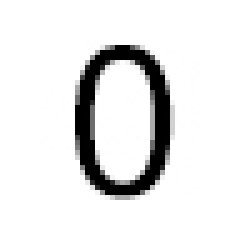
#> input picture AbecedariosOriginal/1/03.jpg, 50 x 50 px, found by its file name (shown 5 times larger)
$ python GenerarDataSetLetrasNegro.py
#> lines starting #> are read from the running program, lines starting #| are printed output that depends on the picture; after the words box and inside, x2 and y2 are one past the last pixel; in counts of white or black regions, pixels touching at a corner belong together
#!/usr/bin/env python
# coding: utf-8

# In[1]:

#IMPORTACIONES NECESARIAS
import cv2 as cv
import math
import numpy as np


# In[2]:

# FUNCIÓN IMAGENES, NOS PERMITE GIRAR, TRANSLADAR Y GUARDAR LAS IMAGENES GENERADAS
def Imagenes(Img, General, ejex, ejey):

    #ESTABLECEMOS RUTA DE IMAGEN Y SE LEVANTA
#> called with Img = '0\\03.jpg', General = '0\\0 (', ejex = 0, ejey = 1
    img1 = cv.imread('C:\\Users\\gilba\\Desktop\\IA\\DataSet\\'+str(Img))
#> img1 is the input picture: shape (50, 50, 3); min 0, max 255, mean 231.2

    #ELIMINAMOS RUIDO DE LA IMAGEN CON FUNCION GAUSSIANBLUR
    #PRIMER PARAMETRO IMAGEN A LIMPIAR
    #SEGUNDO PARAMETRO TAMANIO DE KERNEL, EN ESTE CASO 5 X 5 PX SOLO QUEREMOS ELIMIANR RUIDO NO QUEREMOS VERLA BORROSA
    #TERCER PARAMETEO ESPECIFICA LOS LIMITES DE LA IMAGEN
    gaussiana = cv.GaussianBlur(img1, (5,5), 0)
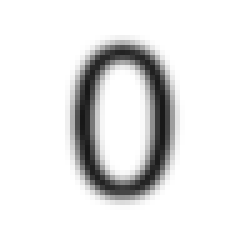
#> gaussiana: shape (50, 50, 3) (shown 5 times larger); min 23, max 255, mean 231.3

    #CONVERTIMOS DE RGB A GRISES
    #PRIMER PARAMETRO IMAGEN A CONVERTIR
    #SEGUNDO PARAMETRO DE QUE ESCALA A QUE ESCALA
    imageOut = cv.cvtColor(gaussiana, cv.COLOR_BGR2GRAY)

    ancho = img1.shape[0]
#> ancho = 50
    alto = img1.shape[1]
#> alto = 50

    ##APLICAMOS FILTRO BLANCO Y NEGRO PARA BINARIZAR LA LETRA Y ELIMINAR RUIDO
    #MIDE FILAS Y COLUMNAS DE LA IMAGEN
    for x in range(imageOut.shape [0]):
        for y in range (imageOut.shape[1]):
            if imageOut[x,y] < 150:
                imageOut[x,y] =  255 #PONE EL PIXEL EN BLANCO
            else:
                imageOut[x,y] = 0 #SINO LO PONE NEGRO
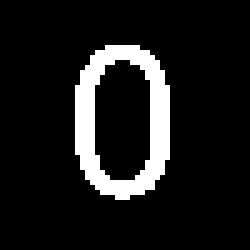
#> imageOut: shape (50, 50) (shown 5 times larger); 10.6% white; 1 white region, box (x1, y1, x2, y2) and area: (15, 9, 34, 40) 266

    #GENERAMOS LA MATRIZ DE TRANSFORMACION DE LA IMAGEN, PARA TRANSLADARLA
    M= np.float32([[1,0,ejex], [0,1,ejey]])
    #WARPAFFINE TRANSLADO POR MEDIO DE OPERACIONES MATRICIALES
    #PRIMER PARAMETRO LA IMAGEN A MODIFICAR
    #SEGUNDO PARAMATRO MATRIZ TRANSFORMADA
    #TERCER PARAMETRO ANCHO Y ALTO DE LA IMGEN
    img = cv.warpAffine(imageOut, M, (ancho, alto))
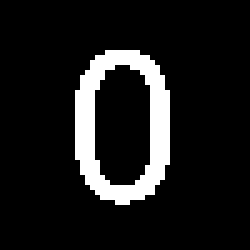
#> img: shape (50, 50) (shown 5 times larger); 10.6% white; 1 white region, box (x1, y1, x2, y2) and area: (15, 10, 34, 41) 266

    #DATOS DE IMAGEN
    h,w = img.shape[:2] #SACAMOS ALTURA Y ANCHURA DE LA IMAGEN HEIGTH, WEIGHT
#> h = 50; w = 50
    imgz = np.zeros((h*2, w*2), dtype = 'uint8') #FUNCION NUMPY ZEROS SIRVE PARA CREAR UNA MATRIZ DE CEROS


    ##CONTADOR DE GUARDADO Y GRADOS DE INCLINACION DE IMAGEN
    num_img = -90


    ## GIRAMOS LA IMAGEN
    ## GIRA LA LETRA - GIRO A MANECILLAS DEL RELOJ
    ##              + GIRO EN CONTRA DE MANECILLAS
    while(num_img != 91):
        #GIRAMOS LA IMAGEN CON LA FUNCION GETROTATION
        #PRIMER PARAMETRO NOS SIRVE PARA CENTRAR LA IMAGEN
        #SEGUNDO PARAMETRO GRADO DE GIRO
        #TERCER PARAMETRO FACTOR ESCALA
        mw = cv.getRotationMatrix2D( (h//2, w//2), num_img, 1 )
        #DEFINIMOS IMAGEN DE SALIDA, AFINAMOS CON WARPAFFINE
        #PRIMER PARAMETRO IMAGEN A MODIFICAR
        #SEGUNDO PARAMETRO LA MATRIZ TRANSFORMADA
        #TERCER PARAMETRO TAMANIO DE LA IMAGEN DE SALIDA
        imgz = cv.warpAffine(img,mw,(h,w))
        numero = num_img +650
        ruta = 'C:\\Users\\gilba\\Desktop\\IA\\DataSet\\'+str(General)+str(ejex)+'_'+str(ejey)+'_'+ str(numero)+').jpg'
        cv.imwrite(ruta, imgz)
        num_img += 1
#> this loop made 181 passes
#> pass 1, in Imagenes, `imgz = cv.warpAffine(img,mw,(h,w))`:
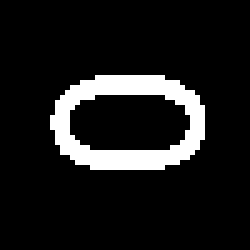
#> imgz: shape (50, 50) (shown 5 times larger); 10.6% white; 1 white region, box (x1, y1, x2, y2) and area: (10, 15, 41, 34) 266
#> pass 2, in Imagenes, `imgz = cv.warpAffine(img,mw,(h,w))`:
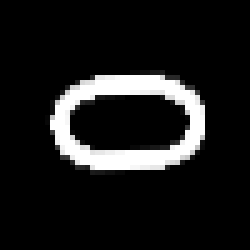
#> imgz: shape (50, 50) (shown 5 times larger); min 0, max 255, mean 27.1
#> pass 3, in Imagenes, `imgz = cv.warpAffine(img,mw,(h,w))`:
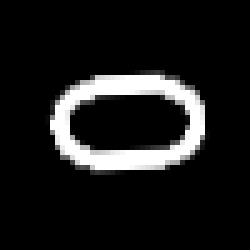
#> imgz: shape (50, 50) (shown 5 times larger); min 0, max 255, mean 27.1
#> after the loop, num_img = 91


# In[3]:


#ESTABLECEMOS LA RUTA GENERAL DE LA CARPETA
General = [
    "0\\0 (","1\\1 (","2\\2 (","3\\3 (","4\\4 (","5\\5 (","6\\6 (","7\\7 (","8\\8 (","9\\9 (","AMayus\\A (","aMinus\\a (",
    "BMayus\\B (","bMinus\\b (","CMayus\\C (","cMinus\\c (","DMayus\\D (","dMinus\\d (","EMayus\\E (","eMinus\\e (","FMayus\\F (","fMinus\\f (","GMayus\\G (","gMinus\\g (",
    "HMayus\\H (","hMinus\\h (","IMayus\\I (","iMinus\\i (","JMayus\\J (","jMinus\\j (","KMayus\\K (","kMinus\\k (","LMayus\\L (","lMinus\\l (","MMayus\\M (","mMinus\\m (",
    "NMayus\\N (","nMinus\\n (","NNMayus\\NN (","nnMinus\\nn (","OMayus\\O (","oMinus\\o (","PMayus\\P (","pMinus\\p (","QMayus\\Q (","qMinus\\q (","RMayus\\R (","rMinus\\r (",
    "SMayus\\S (","sMinus\\s (","TMayus\\T (","tMinus\\t (","UMayus\\U (","uMinus\\u (","VMayus\\V (","vMinus\\v (","WMayus\\W (","wMinus\\w (","XMayus\\X (","xMinus\\x (",
    "YMayus\\Y (","yMinus\\y (","ZMayus\\Z (","zMinus\\z ("
]

#ESTABLECEMOS LA RUTA GENERAL DE LA IMAGEN
Img = [
    "0\\03.jpg","1\\13.jpg","2\\23.jpg","3\\33.jpg","4\\43.jpg","5\\53.jpg","6\\63.jpg","7\\73.jpg","8\\83.jpg","9\\93.jpg","AMayus\\A3.jpg","aMinus\\a3.jpg",
    "BMayus\\B3.jpg","bMinus\\b3.jpg","CMayus\\C3.jpg","cMinus\\c3.jpg","DMayus\\D3.jpg","dMinus\\d3.jpg","EMayus\\E3.jpg","eMinus\\e3.jpg","FMayus\\F3.jpg","fMinus\\f3.jpg","GMayus\\G3.jpg","gMinus\\g3.jpg",
    "HMayus\\H3.jpg","hMinus\\h3.jpg","IMayus\\I3.jpg","iMinus\\i3.jpg","JMayus\\J3.jpg","jMinus\\j3.jpg","KMayus\\K3.jpg","kMinus\\k3.jpg","LMayus\\L3.jpg","lMinus\\l3.jpg","MMayus\\M3.jpg","mMinus\\m3.jpg",
    "NMayus\\N3.jpg","nMinus\\n3.jpg","NNMayus\\NN3.jpg","nnMinus\\nn3.jpg","OMayus\\O3.jpg","oMinus\\o3.jpg","PMayus\\P3.jpg","pMinus\\p3.jpg","QMayus\\Q3.jpg","qMinus\\q3.jpg","RMayus\\R3.jpg","rMinus\\r3.jpg",
    "SMayus\\S3.jpg","sMinus\\s3.jpg","TMayus\\T3.jpg","tMinus\\t3.jpg","UMayus\\U3.jpg","uMinus\\u3.jpg","VMayus\\V3.jpg","vMinus\\v3.jpg","WMayus\\W3.jpg","wMinus\\w3.jpg","XMayus\\X3.jpg","xMinus\\x3.jpg",
    "YMayus\\Y3.jpg","yMinus\\y3.jpg","ZMayus\\Z3.jpg","zMinus\\z3.jpg"
]

#MATRIZ DE TRANSLACION DE IMAGEN DESDE (-1,-1) HASTA (1,1)
lados = [[1,-1,1,-1],[1,1,-1,-1]]

#INICIALIZACION UNICAMENTE PARA PODER CONTINUAR
x = 1
y = 1

#CICLO, RECORREMOS EL ARREGLO DE RUTA GENERAL Y RUTA DE LA IMAGEN PARA LOGRAR LA AUTOMATIZACION DEL PROCESO
size = len(General)
for h in range(size):
    for i in range(4):
        for j in range(10):
            #CALCULAMOS LA TRANSLACION QUE LE DARA A LA IMAGEN POR CICLO
            #SE MULTIPLICA POR J PARA DARLE UNA TRANSLACION DE HASTA 10 PIXELES DE IZQUIERDA A DERECHA, ARRIBA A ABAJO
            #PRIMERO EN LA TRANSLACION EJE X
            x = lados [0][i] * (j)
            #SEGUNDO TRANSLACION EJE Y
            #y = lados [1][i] * (j) SOLO USE TRANSLACION EJE X, YA QUE SI USABA LA TRANSLACION EJE Y SE PERDIAN CARACTERISTICAS ESPECIFICAS
            #DE ALGUNAS IMAGENES COMO LA 'NN'
#> (the run stopped early here; a loop or call above may not have finished)
